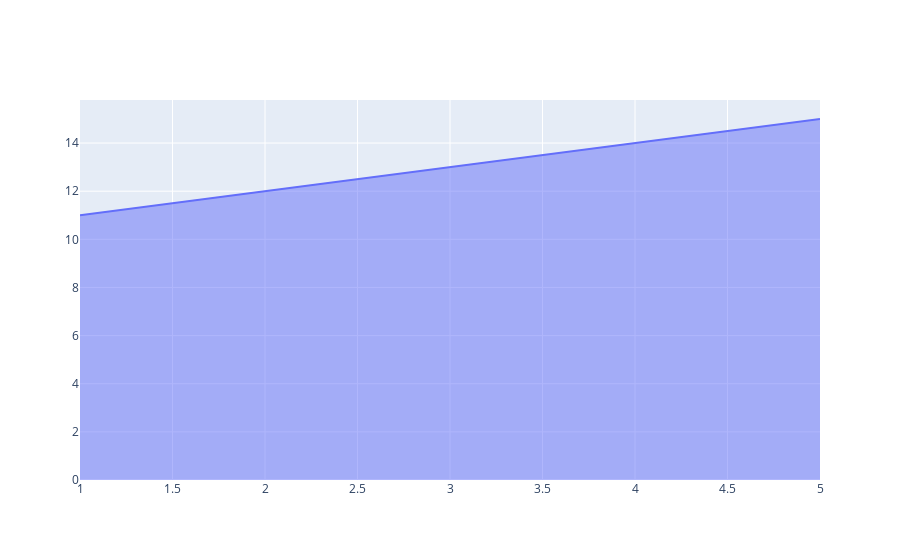

The cell this chart's notebook holds for it:
### Code cell
fig3.add_trace(go.Scatter( x=[1,2,3,4,5], y=[11,12,13,14,15], mode='lines', fill='tozeroy', name='area' ) )

### Figure 1 — Plotly figure (JSON) as saved in the notebook; plotly's stock layout.template omitted (floating-point values rounded to 4 significant figures)
{"data": [{"fill": "tozeroy", "mode": "lines", "name": "area", "type": "scatter", "x": [1, 2, 3, 4, 5], "y": [11, 12, 13, 14, 15]}], "layout": {}}
